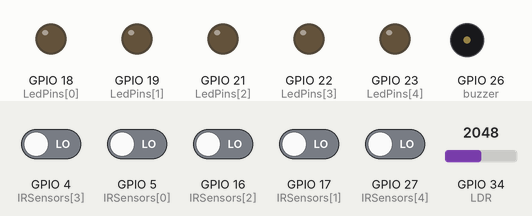
A sketch run on a simulated ESP32. On the bench: output pins drawn as LEDs (lit = HIGH), buzzer (waves = sounding, pin HIGH). The test bench sets the inputs (shaded band); at power-on: GPIO 4 (IRSensors[3]), GPIO 5 (IRSensors[0]), GPIO 16 (IRSensors[2]), GPIO 17 (IRSensors[1]), GPIO 27 (IRSensors[4]) LOW, GPIO 34 (LDR) = 2048. What the sketch prints to the serial monitor is not drawn.

Above: at 1.2 s.
1.3 s: GPIO 34 (LDR) set to 1052
2.8 s: GPIO 34 (LDR) set to 973
At 4.7 s:
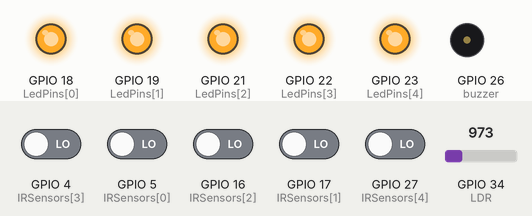
5.1 s: GPIO 34 (LDR) set to 1040
At 6.3 s:
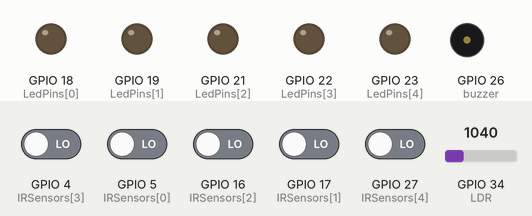
6.6 s: GPIO 34 (LDR) set to 960
At 7.2 s:
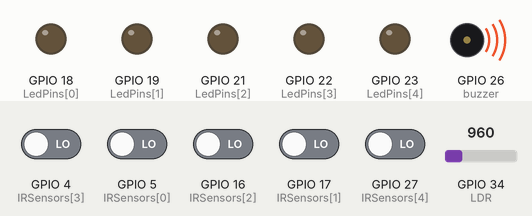
8.9 s: GPIO 4 (IRSensors[3]) driven HIGH
At 9.4 s:
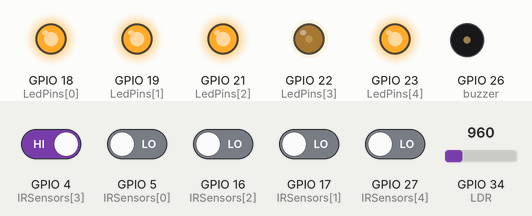
10.5 s: GPIO 4 (IRSensors[3]) driven LOW
At 11.5 s:
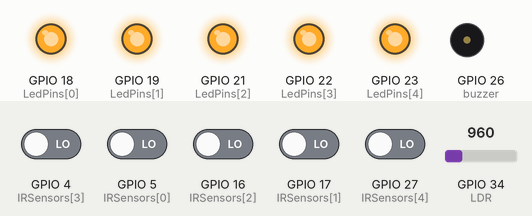
Timing chart, 0 to 13.0 s (numbered marks = the images above; inputs shaded):
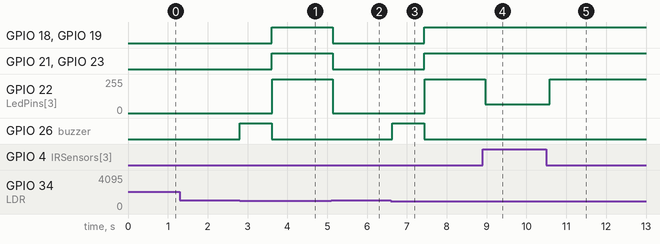

Measured:
- the behaviour switches between 1000 and 999 on GPIO 34 (LDR) (found by bisection; images 0 and 1)
- after the input at 1.3 s, every drawn part: stays the same
- after the input at 2.8 s, GPIO 18 (LedPins[0]), GPIO 19 (LedPins[1]), GPIO 21 (LedPins[2]): LOW → HIGH after 0.81 s; GPIO 22 (LedPins[3]): 0/255 → 255/255 after 0.82 s; GPIO 23 (LedPins[4]): LOW → HIGH after 0.82 s; GPIO 26 (buzzer): LOW → HIGH at once, → LOW 0.80 s later
- after the input at 5.1 s, GPIO 18 (LedPins[0]), GPIO 19 (LedPins[1]), GPIO 21 (LedPins[2]), GPIO 23 (LedPins[4]): HIGH → LOW at once; GPIO 22 (LedPins[3]): 255/255 → 0/255 at once
- after the input at 6.6 s, GPIO 18 (LedPins[0]), GPIO 19 (LedPins[1]), GPIO 21 (LedPins[2]): LOW → HIGH after 0.84 s; GPIO 22 (LedPins[3]): 0/255 → 255/255 after 0.84 s; GPIO 23 (LedPins[4]): LOW → HIGH after 0.85 s; GPIO 26 (buzzer): LOW → HIGH at once, → LOW 0.80 s later
- after the input at 8.9 s, GPIO 22 (LedPins[3]): 255/255 → 64/255 after 0.06 s
- after the input at 10.5 s, GPIO 22 (LedPins[3]): 64/255 → 255/255 after 0.09 s

The sketch:

main.ino
```cpp
int LDR = 34;                            // LDR pin
int LedPins[] = {18, 19, 21, 22, 23};    // LED pins
int IRSensors[] = {5, 17, 16, 4, 27};    // IR sensor pins

int dimBrightness = 64;
int fullBrightness = 255;
int buzzer = 26;

const int pwmFreq = 5000;
const int pwmResolution = 8;

bool nightModePrev = false;  // to detect transition

void setup() {
  Serial.begin(115200);

  pinMode(buzzer, OUTPUT);
  for (int i = 0; i < 5; i++) {
    pinMode(LedPins[i], OUTPUT);
    pinMode(IRSensors[i], INPUT);
    ledcSetup(i, pwmFreq, pwmResolution);
    ledcAttachPin(LedPins[i], i);
  }
}

void loop() {
  int ldrValue = analogRead(LDR);
  bool isNight = (ldrValue < 1000);

  if (!isNight) {
    // DAY MODE: Turn off all LEDs

    Serial.println("Day Mode: All LEDs OFF");
    for (int i = 0; i < 5; i++) {
      ledcWrite(i, 0);
    }
    nightModePrev = false;  // reset flag
  }
  else {
    // NIGHT MODE

    if (!nightModePrev) {
      Serial.println("Night Mode ON → Buzzing once...");
      digitalWrite(buzzer, HIGH);
      delay(800);  // Buzz for 1.5s
      digitalWrite(buzzer, LOW);
      nightModePrev = true;
       // now we won't buzz again until next day
    }

    for (int i = 0; i < 5; i++) {
      int sensor_status = digitalRead(IRSensors[i]);

      if (sensor_status == HIGH) {
        // No obstacle for this sensor, keep LED dim
        ledcWrite(i, dimBrightness);
        Serial.print("LED "); Serial.print(i); Serial.println(" Dim (No Obstacle)");
      }
      else {
        // Obstacle detected → instantly brighten corresponding LED
        Serial.print("Obstacle at IR "); Serial.print(i); Serial.println(" → Bright LED");
        ledcWrite(i, fullBrightness);
      }
    }
  }

  delay(100);  // Prevent overwhelming the loop
}
```
